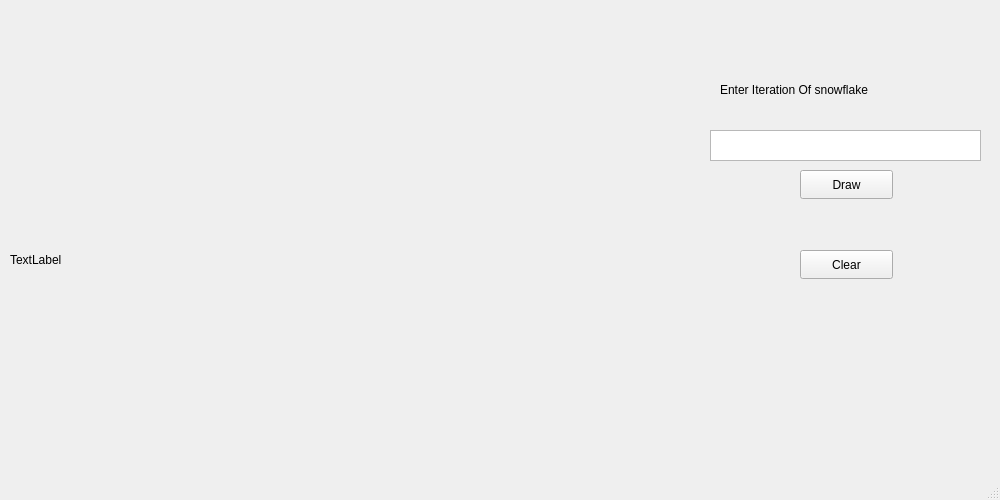
<?xml version="1.0" encoding="UTF-8"?>
<ui version="4.0">
 <class>MainWindow</class>
 <widget class="QMainWindow" name="MainWindow">
  <property name="geometry">
   <rect>
    <x>0</x>
    <y>0</y>
    <width>1000</width>
    <height>500</height>
   </rect>
  </property>
  <property name="windowTitle">
   <string>MainWindow</string>
  </property>
  <widget class="QWidget" name="centralwidget">
   <widget class="QLabel" name="label">
    <property name="geometry">
     <rect>
      <x>10</x>
      <y>10</y>
      <width>500</width>
      <height>500</height>
     </rect>
    </property>
    <property name="text">
     <string>TextLabel</string>
    </property>
   </widget>
   <widget class="QPushButton" name="pushButton">
    <property name="geometry">
     <rect>
      <x>800</x>
      <y>170</y>
      <width>93</width>
      <height>29</height>
     </rect>
    </property>
    <property name="text">
     <string>Draw</string>
    </property>
   </widget>
   <widget class="QPushButton" name="pushButton_2">
    <property name="geometry">
     <rect>
      <x>800</x>
      <y>250</y>
      <width>93</width>
      <height>29</height>
     </rect>
    </property>
    <property name="text">
     <string>Clear</string>
    </property>
   </widget>
   <widget class="QTextEdit" name="textEdit">
    <property name="geometry">
     <rect>
      <x>710</x>
      <y>130</y>
      <width>271</width>
      <height>31</height>
     </rect>
    </property>
   </widget>
   <widget class="QLabel" name="label_2">
    <property name="geometry">
     <rect>
      <x>720</x>
      <y>80</y>
      <width>211</width>
      <height>20</height>
     </rect>
    </property>
    <property name="text">
     <string>Enter Iteration Of snowflake</string>
    </property>
   </widget>
  </widget>
  <widget class="QMenuBar" name="menubar">
   <property name="geometry">
    <rect>
     <x>0</x>
     <y>0</y>
     <width>1000</width>
     <height>26</height>
    </rect>
   </property>
  </widget>
  <widget class="QStatusBar" name="statusbar"/>
 </widget>
 <resources/>
 <connections/>
</ui>
